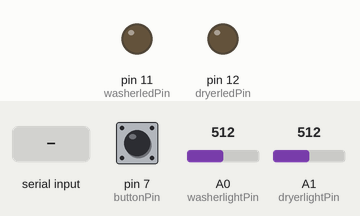
The sketch below on a simulated Arduino Uno, built with avr-gcc and run on an emulated ATmega328P. Shown: output pins drawn as LEDs (lit = HIGH). Dashed ring = blinking. The test bench sets the inputs (shaded band); at power-on: A0 (washerlightPin) = 512, A1 (dryerlightPin) = 512, pin 7 (buttonPin) LOW. What the sketch prints to the serial monitor is not drawn.

Above: at 1.2 s.
1.3 s: A0 (washerlightPin) set to 209
2.8 s: A0 (washerlightPin) set to 186
At 3.06 s:
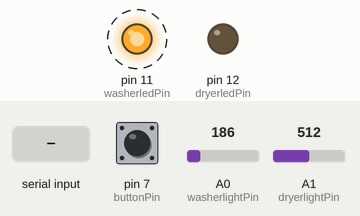
5.8 s: A1 (dryerlightPin) set to 209
8.8 s: A1 (dryerlightPin) set to 181
At 9.15 s:
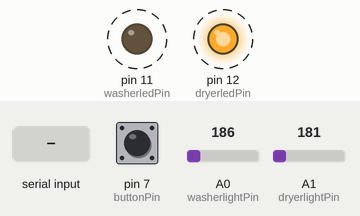
11.8 s: byte 82 ('R') received over Serial
At 12.02 s:
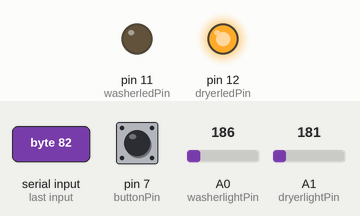
13.3 s: "T\n" received over Serial
At 13.56 s:
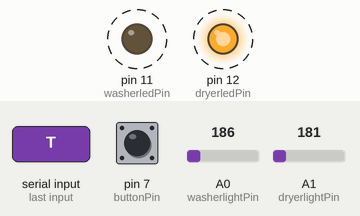
Timing chart, 0 to 17.3 s (numbered marks = the images above; inputs shaded):
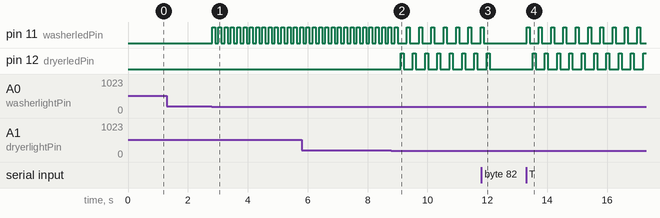

Measured:
- the behaviour switches between 200 and 199 on A0 (washerlightPin) (found by bisection; images 0 and 1)
- the behaviour switches between 200 and 199 on A1 (dryerlightPin) (found by bisection; images 1 and 2)
- after the input at 1.3 s, every drawn part: stays the same
- after the input at 2.8 s, pin 11 (washerledPin): alternates HIGH for 0.10 s and LOW for 0.11 s, starting at once
- after the input at 8.8 s, pin 11 (washerledPin): alternates HIGH for 0.10 s and LOW for 0.31 s, starting after 0.51 s; pin 12 (dryerledPin): alternates HIGH for 0.10 s and LOW for 0.31 s, starting after 0.30 s
- after the input at 11.8 s, pin 11 (washerledPin): goes on until 11.9 s, then stays LOW; pin 12 (dryerledPin): goes on until 12.1 s, then stays LOW
- after the input at 13.3 s, pin 11 (washerledPin): alternates HIGH for 0.10 s and LOW for 0.31 s, starting at once; pin 12 (dryerledPin): alternates HIGH for 0.10 s and LOW for 0.31 s, starting after 0.21 s

The sketch:

laundry_alert_3_5.ino
```cpp
/* Laundry Alert

----------------------------------------------------

           PhotoR     10K
 +5    o---/\/\/--.--/\/\/---o GND
                  |
 Pin 0 o-----------

----------------------------------------------------
*/

int washerlightPin = 0;  //define a pin for Photo resistor this reads the washers on/off light
int dryerlightPin = 1;   //same for dryer
int washerledPin = 11;   //define a LED pin for indicator in living room
int dryerledPin = 12;    //same for dryer
int buttonPin = 7; // reset button to clear alerts

int fast_alert_length = 15; //number of seconds to flash fast (initial indication to get your attention)
int slow_alert_length = 5;  //number of seconds between slow flash (continue to indicate but dont be annoying)
int inByte = 0;         // incoming serial byte

int washer = 0;    // used to store old status
int dryer = 0;     // same as washer
int alert = 0;
int old_alert = 5;  // used to store alert status alert 00 is all off ; alert 01 is washer on; alert 10 is dryer on; alert 11 all on
int washer_status = 0;  // stores actual status (probably redundant could just measure at the time)
int dryer_status = 0;   // same for dryer
int button_status = 0;  // same for button
unsigned long dryer_time = 0;  // used to track how long the light has been flashing
unsigned long washer_time = 0; // same as dryer
unsigned long dryer_slow = 0;  // timing for flashes
unsigned long washer_slow = 0; // same

void setup()
{
    Serial.begin(9600);  //Begin serial communcation
    pinMode( washerledPin, OUTPUT );
    pinMode( dryerledPin, OUTPUT );
    pinMode( buttonPin, INPUT );
    //Serial.println("Welcome to the laundry_alert");
    //digitalWrite( buttonPin, HIGH);
}

void get_input() // read all values and set the status (could be eliminated)
  {

    if (analogRead(washerlightPin) >= 200)
      {
        washer_status = 1;
      }
    else
      {
        washer_status = 0;
      }
    if (analogRead(dryerlightPin) >= 200)
      {
        dryer_status = 1;
      }
    else
      {
        dryer_status = 0;
      }
    button_status = digitalRead(buttonPin);
  }


int flash_it(int flashPin) //flash the indicator for the dryer or the washer
{
  /*Serial.print("Flashpin:");
  Serial.println(flashPin);
  Serial.print("millis:");
  Serial.println((millis()/1000)); //*/

  digitalWrite(flashPin, HIGH);
  delay(100);
  digitalWrite(flashPin, LOW);
  delay(100);
}

void flash_wash() //flash the washer either fast or slow depending on how long its been on (i think this could be combined with the dryer)
{
   if ((millis() - washer_time) <= (fast_alert_length * 1000))  // flash fast
  {
    flash_it(washerledPin);
    washer_slow = millis();
   // Serial.println("washer_flash");
  }
  if ((millis() - washer_slow) >= (slow_alert_length * 1000)) // flash slow
  {
    flash_it(washerledPin);
    washer_slow = millis();
  //  Serial.println("washer_flash");
  }
}

void flash_dry() //same as washer
{
  if ( (millis() - dryer_time) <= (fast_alert_length * 1000))
  {
    flash_it(dryerledPin);
    dryer_slow  = millis();
   // Serial.println("dryer_flash");
  }
  if ( (millis() - dryer_slow) >= (slow_alert_length * 1000))
  {
    flash_it(dryerledPin);
    dryer_slow  = millis();
    //Serial.println("dryer_flash");
  }
}
void sound()  //flash the appropiate lights
{
    //testing
    //alert = 11;
    if (alert == 11)

     {
        flash_wash();
        flash_dry();
     }

    if (alert == 10 )
      {
        flash_dry();
      }

    if (alert == 1)
      {
        flash_wash();
      }
    }

void send_serial() {
    switch (alert) {
        case 0:
          Serial.print(0);
          break;
        case 1:
          Serial.print(1);
          break;
        case 10:
          Serial.print(2);
          break;
        case 11:
          Serial.print(3);
          break;
          }
        }

void loop()
{

    get_input();
    //Serial.println(analogRead(washerlightPin));
    //delay(1000);
    if (Serial.available() >= 1) {
      inByte = Serial.read();
      if (inByte == 'R'){
        alert = 0;
      }
      if (inByte == 'T'){
          //Serial.print("got a T");
          washer_status = 1;
          dryer_status = 1;
      }
      if (inByte == 'S'){
          send_serial();
      }
    }
      //Serial.print(alert);
      //Serial.print(old_alert);
      if (alert != old_alert) {
        old_alert = alert;
        send_serial();
      }


    if (washer == 0 and washer_status == 1)   // check the old status vs the new status.
                                              // this is due to the way the washer works.
                                              // its light is off, you turn it on and the
                                              // light is on, then you turn it off and
                                              // it is time to indicate
     {
        washer = 1;
     }

    if (dryer == 0 and dryer_status == 1)
     {
       dryer = 1;
     }
    if (washer == 1 and washer_status == 0 and alert != 1 and alert != 11)
     {
       alert = alert + 1;
       washer = 0;
       washer_time = millis(); // our start time for the washer
     }
    if (dryer == 1 and dryer_status == 0 and alert != 10 and alert != 11)
     {
       alert = alert + 10;
       dryer = 0;
       dryer_time = millis(); // our start time for the dryer
     }
   /*if ((digitalRead(buttonPin)) == 0)
     {
        alert = 0;
        washer_time = 0;
        dryer_time = 0;
     } */
     //Serial.println(digitalRead(buttonPin));
     //if (alert != 0)
     //{
       sound();
     //}

   delay(10); //short delay helps with light sensors
}
```
